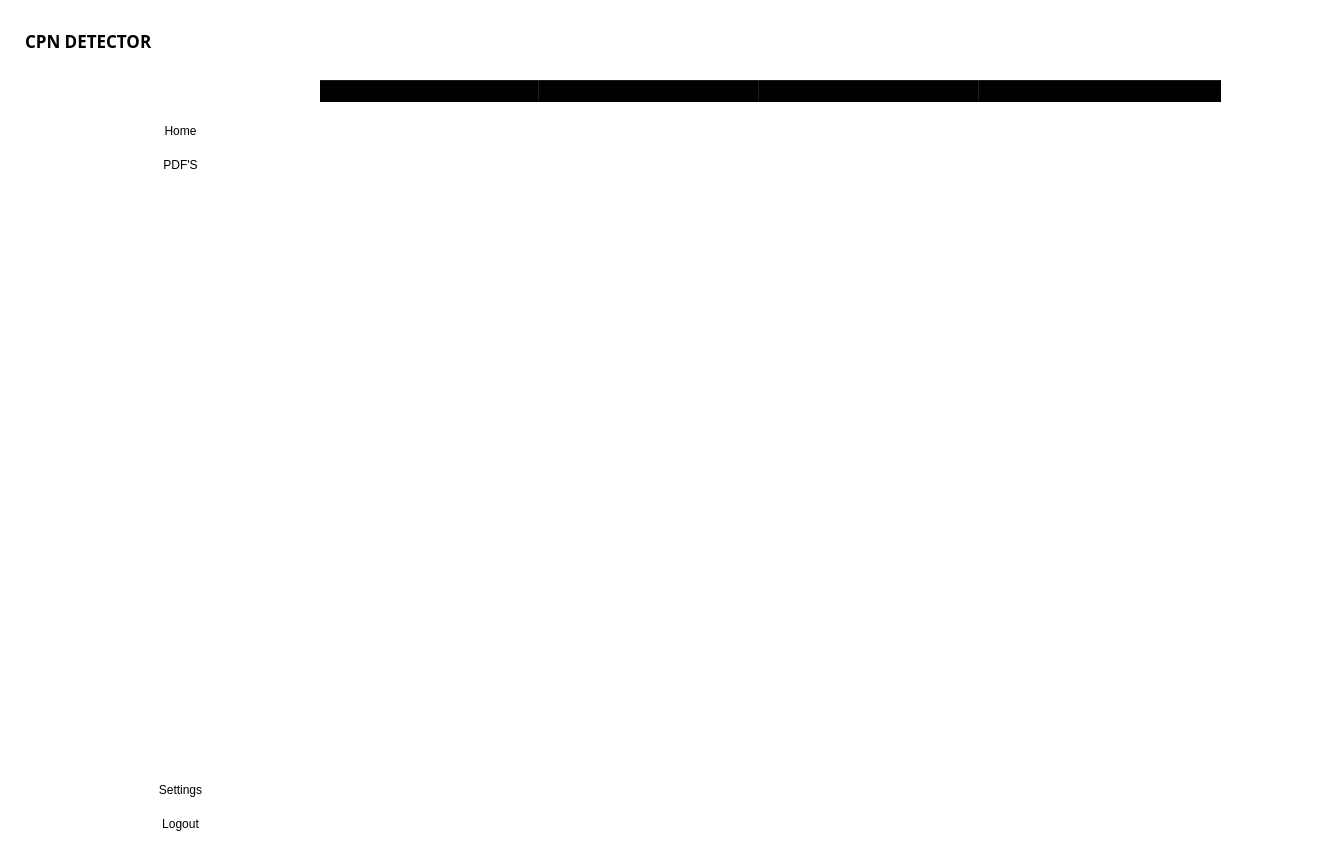
<?xml version="1.0" encoding="UTF-8"?>
<ui version="4.0">
 <class>HomePage</class>
 <widget class="QDialog" name="HomePage">
  <property name="geometry">
   <rect>
    <x>0</x>
    <y>0</y>
    <width>1318</width>
    <height>849</height>
   </rect>
  </property>
  <property name="windowTitle">
   <string>Dialog</string>
  </property>
  <property name="styleSheet">
   <string notr="true">background-color: white;</string>
  </property>
  <widget class="QWidget" name="titlebar" native="true">
   <property name="geometry">
    <rect>
     <x>10</x>
     <y>10</y>
     <width>1302</width>
     <height>61</height>
    </rect>
   </property>
   <property name="styleSheet">
    <string notr="true">padding : 10%;</string>
   </property>
   <layout class="QHBoxLayout" name="horizontalLayout_2">
    <property name="spacing">
     <number>0</number>
    </property>
    <property name="leftMargin">
     <number>0</number>
    </property>
    <property name="topMargin">
     <number>0</number>
    </property>
    <property name="rightMargin">
     <number>0</number>
    </property>
    <property name="bottomMargin">
     <number>0</number>
    </property>
    <item>
     <widget class="QLabel" name="title">
      <property name="font">
       <font>
        <family>Segoe Script</family>
        <pointsize>13</pointsize>
        <weight>75</weight>
        <bold>true</bold>
       </font>
      </property>
      <property name="text">
       <string>CPN DETECTOR</string>
      </property>
     </widget>
    </item>
    <item>
     <spacer name="horizontalSpacer">
      <property name="orientation">
       <enum>Qt::Horizontal</enum>
      </property>
      <property name="sizeHint" stdset="0">
       <size>
        <width>977</width>
        <height>17</height>
       </size>
      </property>
     </spacer>
    </item>
    <item>
     <layout class="QHBoxLayout" name="horizontalLayout">
      <property name="spacing">
       <number>0</number>
      </property>
      <item>
       <widget class="QPushButton" name="minimize_btn">
        <property name="styleSheet">
         <string notr="true">padding:10%;
border: none;
outline: none;</string>
        </property>
        <property name="text">
         <string/>
        </property>
        <property name="icon">
         <iconset resource="resource.qrc">
          <normaloff>:/icon/icons/minimize24.png</normaloff>:/icon/icons/minimize24.png</iconset>
        </property>
        <property name="checkable">
         <bool>true</bool>
        </property>
        <property name="autoExclusive">
         <bool>true</bool>
        </property>
       </widget>
      </item>
      <item>
       <widget class="QPushButton" name="close_btn">
        <property name="styleSheet">
         <string notr="true">padding:10%;
border: none;
outline: none;</string>
        </property>
        <property name="text">
         <string/>
        </property>
        <property name="icon">
         <iconset resource="resource.qrc">
          <normaloff>:/icon/icons/close-24.png</normaloff>:/icon/icons/close-24.png</iconset>
        </property>
        <property name="checkable">
         <bool>true</bool>
        </property>
        <property name="autoExclusive">
         <bool>true</bool>
        </property>
       </widget>
      </item>
     </layout>
    </item>
   </layout>
  </widget>
  <widget class="QWidget" name="icon_only" native="true">
   <property name="geometry">
    <rect>
     <x>10</x>
     <y>80</y>
     <width>81</width>
     <height>761</height>
    </rect>
   </property>
   <layout class="QVBoxLayout" name="verticalLayout_3">
    <property name="spacing">
     <number>0</number>
    </property>
    <property name="leftMargin">
     <number>0</number>
    </property>
    <property name="topMargin">
     <number>0</number>
    </property>
    <property name="rightMargin">
     <number>0</number>
    </property>
    <property name="bottomMargin">
     <number>0</number>
    </property>
    <item>
     <layout class="QVBoxLayout" name="verticalLayout">
      <property name="spacing">
       <number>0</number>
      </property>
      <item>
       <widget class="QPushButton" name="menu_btn">
        <property name="styleSheet">
         <string notr="true">padding:10%;
border: none;
outline: none;</string>
        </property>
        <property name="text">
         <string/>
        </property>
        <property name="icon">
         <iconset resource="resource.qrc">
          <normaloff>:/icon/icons/menu-4-24.png</normaloff>:/icon/icons/menu-4-24.png</iconset>
        </property>
        <property name="checkable">
         <bool>true</bool>
        </property>
        <property name="autoExclusive">
         <bool>true</bool>
        </property>
       </widget>
      </item>
      <item>
       <widget class="QPushButton" name="house_btn">
        <property name="styleSheet">
         <string notr="true">padding:10%;
border: none;
outline: none;</string>
        </property>
        <property name="text">
         <string/>
        </property>
        <property name="icon">
         <iconset resource="resource.qrc">
          <normaloff>:/icon/icons/house-24.png</normaloff>
          <normalon>:/icon/icons/house-24-light.png</normalon>:/icon/icons/house-24.png</iconset>
        </property>
        <property name="checkable">
         <bool>true</bool>
        </property>
        <property name="autoExclusive">
         <bool>true</bool>
        </property>
       </widget>
      </item>
      <item>
       <widget class="QPushButton" name="pdf_btn">
        <property name="styleSheet">
         <string notr="true">padding:10%;
border: none;
outline: none;</string>
        </property>
        <property name="text">
         <string/>
        </property>
        <property name="icon">
         <iconset resource="resource.qrc">
          <normaloff>:/icon/icons/pdf-24.png</normaloff>
          <normalon>:/icon/icons/pdf-24-light.png</normalon>:/icon/icons/pdf-24.png</iconset>
        </property>
        <property name="checkable">
         <bool>true</bool>
        </property>
        <property name="autoExclusive">
         <bool>true</bool>
        </property>
       </widget>
      </item>
     </layout>
    </item>
    <item>
     <spacer name="verticalSpacer">
      <property name="orientation">
       <enum>Qt::Vertical</enum>
      </property>
      <property name="sizeHint" stdset="0">
       <size>
        <width>20</width>
        <height>554</height>
       </size>
      </property>
     </spacer>
    </item>
    <item>
     <layout class="QVBoxLayout" name="verticalLayout_2">
      <property name="spacing">
       <number>0</number>
      </property>
      <item>
       <widget class="QPushButton" name="setting_btn">
        <property name="styleSheet">
         <string notr="true">padding:10%;
border: none;
outline: none;</string>
        </property>
        <property name="text">
         <string/>
        </property>
        <property name="icon">
         <iconset resource="resource.qrc">
          <normaloff>:/icon/icons/settings-9-24.png</normaloff>
          <normalon>:/icon/icons/settings-9-24-light.png</normalon>:/icon/icons/settings-9-24.png</iconset>
        </property>
        <property name="checkable">
         <bool>true</bool>
        </property>
        <property name="autoExclusive">
         <bool>true</bool>
        </property>
       </widget>
      </item>
      <item>
       <widget class="QPushButton" name="logout_btn">
        <property name="styleSheet">
         <string notr="true">padding:10%;
border: none;
outline: none;</string>
        </property>
        <property name="text">
         <string/>
        </property>
        <property name="icon">
         <iconset resource="resource.qrc">
          <normaloff>:/icon/icons/logout-24.png</normaloff>:/icon/icons/logout-24.png</iconset>
        </property>
        <property name="checkable">
         <bool>true</bool>
        </property>
        <property name="autoExclusive">
         <bool>true</bool>
        </property>
       </widget>
      </item>
     </layout>
    </item>
   </layout>
  </widget>
  <widget class="QWidget" name="full_menu" native="true">
   <property name="geometry">
    <rect>
     <x>90</x>
     <y>80</y>
     <width>181</width>
     <height>761</height>
    </rect>
   </property>
   <layout class="QVBoxLayout" name="verticalLayout_6">
    <property name="spacing">
     <number>0</number>
    </property>
    <property name="leftMargin">
     <number>0</number>
    </property>
    <property name="topMargin">
     <number>0</number>
    </property>
    <property name="rightMargin">
     <number>0</number>
    </property>
    <property name="bottomMargin">
     <number>0</number>
    </property>
    <item>
     <layout class="QVBoxLayout" name="verticalLayout_4">
      <property name="spacing">
       <number>0</number>
      </property>
      <item>
       <widget class="QPushButton" name="close_menu_btn">
        <property name="styleSheet">
         <string notr="true">padding:10%;
border: none;
outline: none;</string>
        </property>
        <property name="text">
         <string/>
        </property>
        <property name="icon">
         <iconset resource="resource.qrc">
          <normaloff>:/icon/icons/close-24.png</normaloff>:/icon/icons/close-24.png</iconset>
        </property>
        <property name="checkable">
         <bool>true</bool>
        </property>
        <property name="autoExclusive">
         <bool>true</bool>
        </property>
       </widget>
      </item>
      <item>
       <widget class="QPushButton" name="home_btn_full">
        <property name="styleSheet">
         <string notr="true">padding:10%;
border: none;
outline: none;</string>
        </property>
        <property name="text">
         <string>Home</string>
        </property>
        <property name="icon">
         <iconset resource="resource.qrc">
          <normaloff>:/icon/icons/house-24.png</normaloff>
          <normalon>:/icon/icons/house-24-light.png</normalon>:/icon/icons/house-24.png</iconset>
        </property>
        <property name="checkable">
         <bool>true</bool>
        </property>
        <property name="autoExclusive">
         <bool>true</bool>
        </property>
       </widget>
      </item>
      <item>
       <widget class="QPushButton" name="pdf_btn_full">
        <property name="styleSheet">
         <string notr="true">padding:10%;
border: none;
outline: none;</string>
        </property>
        <property name="text">
         <string>PDF'S</string>
        </property>
        <property name="icon">
         <iconset resource="resource.qrc">
          <normaloff>:/icon/icons/pdf-24.png</normaloff>
          <normalon>:/icon/icons/pdf-24-light.png</normalon>:/icon/icons/pdf-24.png</iconset>
        </property>
        <property name="checkable">
         <bool>true</bool>
        </property>
        <property name="autoExclusive">
         <bool>true</bool>
        </property>
       </widget>
      </item>
     </layout>
    </item>
    <item>
     <spacer name="verticalSpacer_2">
      <property name="orientation">
       <enum>Qt::Vertical</enum>
      </property>
      <property name="sizeHint" stdset="0">
       <size>
        <width>20</width>
        <height>554</height>
       </size>
      </property>
     </spacer>
    </item>
    <item>
     <layout class="QVBoxLayout" name="verticalLayout_5">
      <property name="spacing">
       <number>0</number>
      </property>
      <item>
       <widget class="QPushButton" name="setting_btn_full">
        <property name="styleSheet">
         <string notr="true">padding:10%;
border: none;
outline: none;</string>
        </property>
        <property name="text">
         <string>Settings</string>
        </property>
        <property name="icon">
         <iconset resource="resource.qrc">
          <normaloff>:/icon/icons/settings-9-24.png</normaloff>
          <normalon>:/icon/icons/settings-9-24-light.png</normalon>:/icon/icons/settings-9-24.png</iconset>
        </property>
        <property name="checkable">
         <bool>true</bool>
        </property>
        <property name="autoExclusive">
         <bool>true</bool>
        </property>
       </widget>
      </item>
      <item>
       <widget class="QPushButton" name="logout_btn_full">
        <property name="styleSheet">
         <string notr="true">padding:10%;
border: none;
outline: none;</string>
        </property>
        <property name="text">
         <string>Logout</string>
        </property>
        <property name="icon">
         <iconset resource="resource.qrc">
          <normaloff>:/icon/icons/logout-24.png</normaloff>:/icon/icons/logout-24.png</iconset>
        </property>
        <property name="checkable">
         <bool>true</bool>
        </property>
        <property name="autoExclusive">
         <bool>true</bool>
        </property>
       </widget>
      </item>
     </layout>
    </item>
   </layout>
  </widget>
  <widget class="QStackedWidget" name="stackedWidget">
   <property name="geometry">
    <rect>
     <x>280</x>
     <y>80</y>
     <width>1031</width>
     <height>751</height>
    </rect>
   </property>
   <property name="currentIndex">
    <number>1</number>
   </property>
   <widget class="QWidget" name="page">
    <widget class="QLabel" name="file_error">
     <property name="geometry">
      <rect>
       <x>250</x>
       <y>80</y>
       <width>231</width>
       <height>51</height>
      </rect>
     </property>
     <property name="font">
      <font>
       <pointsize>13</pointsize>
      </font>
     </property>
     <property name="text">
      <string>File type not alloewed</string>
     </property>
     <property name="alignment">
      <set>Qt::AlignCenter</set>
     </property>
    </widget>
    <widget class="QLabel" name="label_4">
     <property name="geometry">
      <rect>
       <x>190</x>
       <y>130</y>
       <width>361</width>
       <height>371</height>
      </rect>
     </property>
     <property name="cursor">
      <cursorShape>PointingHandCursor</cursorShape>
     </property>
     <property name="layoutDirection">
      <enum>Qt::LeftToRight</enum>
     </property>
     <property name="styleSheet">
      <string notr="true"/>
     </property>
     <property name="text">
      <string/>
     </property>
     <property name="pixmap">
      <pixmap resource="resource.qrc">:/icon/icons/add-file.png</pixmap>
     </property>
     <property name="scaledContents">
      <bool>true</bool>
     </property>
    </widget>
    <widget class="QPushButton" name="predict_btn">
     <property name="geometry">
      <rect>
       <x>280</x>
       <y>530</y>
       <width>161</width>
       <height>51</height>
      </rect>
     </property>
     <property name="font">
      <font>
       <pointsize>14</pointsize>
      </font>
     </property>
     <property name="text">
      <string>Predict</string>
     </property>
     <property name="checkable">
      <bool>true</bool>
     </property>
     <property name="autoExclusive">
      <bool>true</bool>
     </property>
    </widget>
    <widget class="QWidget" name="result_cpn_widget" native="true">
     <property name="geometry">
      <rect>
       <x>570</x>
       <y>20</y>
       <width>451</width>
       <height>741</height>
      </rect>
     </property>
     <widget class="QPushButton" name="save_btn">
      <property name="geometry">
       <rect>
        <x>170</x>
        <y>520</y>
        <width>161</width>
        <height>51</height>
       </rect>
      </property>
      <property name="font">
       <font>
        <pointsize>14</pointsize>
       </font>
      </property>
      <property name="text">
       <string>Save</string>
      </property>
      <property name="icon">
       <iconset resource="resource.qrc">
        <normaloff>:/icon/icons/pdf-24.png</normaloff>:/icon/icons/pdf-24.png</iconset>
      </property>
      <property name="checkable">
       <bool>true</bool>
      </property>
      <property name="autoExclusive">
       <bool>true</bool>
      </property>
      <property name="default">
       <bool>false</bool>
      </property>
      <property name="flat">
       <bool>false</bool>
      </property>
     </widget>
     <widget class="QLabel" name="result_lbl">
      <property name="geometry">
       <rect>
        <x>120</x>
        <y>40</y>
        <width>229</width>
        <height>101</height>
       </rect>
      </property>
      <property name="font">
       <font>
        <family>Arial Narrow</family>
        <pointsize>19</pointsize>
        <italic>false</italic>
        <strikeout>false</strikeout>
        <kerning>true</kerning>
       </font>
      </property>
      <property name="text">
       <string>R e s u l t</string>
      </property>
      <property name="textFormat">
       <enum>Qt::AutoText</enum>
      </property>
      <property name="scaledContents">
       <bool>true</bool>
      </property>
      <property name="alignment">
       <set>Qt::AlignCenter</set>
      </property>
     </widget>
     <widget class="QWidget" name="layoutWidget_2">
      <property name="geometry">
       <rect>
        <x>130</x>
        <y>150</y>
        <width>271</width>
        <height>132</height>
       </rect>
      </property>
      <layout class="QFormLayout" name="cpn_value">
       <property name="horizontalSpacing">
        <number>15</number>
       </property>
       <property name="verticalSpacing">
        <number>15</number>
       </property>
       <property name="leftMargin">
        <number>15</number>
       </property>
       <property name="topMargin">
        <number>15</number>
       </property>
       <property name="rightMargin">
        <number>15</number>
       </property>
       <property name="bottomMargin">
        <number>15</number>
       </property>
       <item row="0" column="0">
        <widget class="QLabel" name="covid_19">
         <property name="font">
          <font>
           <pointsize>12</pointsize>
          </font>
         </property>
         <property name="text">
          <string>Covid-19 :</string>
         </property>
        </widget>
       </item>
       <item row="0" column="1">
        <widget class="QLabel" name="covid_value">
         <property name="font">
          <font>
           <pointsize>10</pointsize>
          </font>
         </property>
         <property name="text">
          <string>TextLabel</string>
         </property>
        </widget>
       </item>
       <item row="1" column="0">
        <widget class="QLabel" name="pneumonia">
         <property name="font">
          <font>
           <pointsize>12</pointsize>
          </font>
         </property>
         <property name="text">
          <string>Pneumonia :</string>
         </property>
        </widget>
       </item>
       <item row="1" column="1">
        <widget class="QLabel" name="pneumonia_value">
         <property name="font">
          <font>
           <pointsize>10</pointsize>
          </font>
         </property>
         <property name="text">
          <string>TextLabel</string>
         </property>
        </widget>
       </item>
       <item row="2" column="1">
        <widget class="QLabel" name="normal_value">
         <property name="font">
          <font>
           <pointsize>10</pointsize>
          </font>
         </property>
         <property name="text">
          <string>TextLabel</string>
         </property>
        </widget>
       </item>
       <item row="2" column="0">
        <widget class="QLabel" name="normal">
         <property name="font">
          <font>
           <pointsize>12</pointsize>
          </font>
         </property>
         <property name="text">
          <string>Normal :</string>
         </property>
        </widget>
       </item>
      </layout>
     </widget>
     <widget class="QWidget" name="layoutWidget">
      <property name="geometry">
       <rect>
        <x>130</x>
        <y>320</y>
        <width>229</width>
        <height>191</height>
       </rect>
      </property>
      <layout class="QFormLayout" name="save_form">
       <property name="horizontalSpacing">
        <number>15</number>
       </property>
       <property name="verticalSpacing">
        <number>15</number>
       </property>
       <property name="leftMargin">
        <number>15</number>
       </property>
       <property name="topMargin">
        <number>15</number>
       </property>
       <property name="rightMargin">
        <number>15</number>
       </property>
       <property name="bottomMargin">
        <number>15</number>
       </property>
       <item row="2" column="0">
        <widget class="QLabel" name="age">
         <property name="font">
          <font>
           <pointsize>11</pointsize>
          </font>
         </property>
         <property name="text">
          <string>Age :</string>
         </property>
        </widget>
       </item>
       <item row="2" column="1">
        <widget class="QSpinBox" name="age_spinBox">
         <property name="font">
          <font>
           <pointsize>10</pointsize>
          </font>
         </property>
        </widget>
       </item>
       <item row="4" column="0">
        <widget class="QLabel" name="phone">
         <property name="font">
          <font>
           <pointsize>11</pointsize>
          </font>
         </property>
         <property name="text">
          <string>Phone :</string>
         </property>
        </widget>
       </item>
       <item row="4" column="1">
        <widget class="QLineEdit" name="phone_lineEdit">
         <property name="font">
          <font>
           <pointsize>10</pointsize>
          </font>
         </property>
         <property name="placeholderText">
          <string>Phone Number</string>
         </property>
        </widget>
       </item>
       <item row="0" column="0">
        <widget class="QLabel" name="name">
         <property name="font">
          <font>
           <pointsize>11</pointsize>
          </font>
         </property>
         <property name="text">
          <string>Name :</string>
         </property>
        </widget>
       </item>
       <item row="0" column="1">
        <widget class="QLineEdit" name="name_lineEdit">
         <property name="font">
          <font>
           <pointsize>10</pointsize>
          </font>
         </property>
         <property name="text">
          <string/>
         </property>
         <property name="placeholderText">
          <string>Patient Name</string>
         </property>
        </widget>
       </item>
      </layout>
     </widget>
     <widget class="QLabel" name="save_error">
      <property name="geometry">
       <rect>
        <x>130</x>
        <y>590</y>
        <width>241</width>
        <height>41</height>
       </rect>
      </property>
      <property name="font">
       <font>
        <pointsize>13</pointsize>
       </font>
      </property>
      <property name="text">
       <string>Name is required</string>
      </property>
      <property name="alignment">
       <set>Qt::AlignCenter</set>
      </property>
     </widget>
     <widget class="QPushButton" name="pushButton_14">
      <property name="geometry">
       <rect>
        <x>0</x>
        <y>0</y>
        <width>41</width>
        <height>31</height>
       </rect>
      </property>
      <property name="styleSheet">
       <string notr="true">padding:10%;
border: none;
outline: none;</string>
      </property>
      <property name="text">
       <string/>
      </property>
      <property name="icon">
       <iconset resource="resource.qrc">
        <normaloff>:/icon/icons/close-24.png</normaloff>:/icon/icons/close-24.png</iconset>
      </property>
      <property name="checkable">
       <bool>true</bool>
      </property>
     </widget>
    </widget>
   </widget>
   <widget class="QWidget" name="page_2">
    <widget class="QTableWidget" name="table_header">
     <property name="geometry">
      <rect>
       <x>40</x>
       <y>0</y>
       <width>901</width>
       <height>661</height>
      </rect>
     </property>
     <property name="styleSheet">
      <string notr="true">background: transparent;</string>
     </property>
     <property name="frameShape">
      <enum>QFrame::NoFrame</enum>
     </property>
     <property name="sizeAdjustPolicy">
      <enum>QAbstractScrollArea::AdjustToContents</enum>
     </property>
     <property name="showGrid">
      <bool>false</bool>
     </property>
     <property name="sortingEnabled">
      <bool>true</bool>
     </property>
     <property name="wordWrap">
      <bool>true</bool>
     </property>
     <property name="rowCount">
      <number>0</number>
     </property>
     <attribute name="horizontalHeaderDefaultSectionSize">
      <number>220</number>
     </attribute>
     <attribute name="horizontalHeaderShowSortIndicator" stdset="0">
      <bool>true</bool>
     </attribute>
     <attribute name="horizontalHeaderStretchLastSection">
      <bool>true</bool>
     </attribute>
     <attribute name="verticalHeaderDefaultSectionSize">
      <number>70</number>
     </attribute>
     <attribute name="verticalHeaderMinimumSectionSize">
      <number>30</number>
     </attribute>
     <column>
      <property name="text">
       <string/>
      </property>
      <property name="textAlignment">
       <set>AlignCenter</set>
      </property>
     </column>
     <column>
      <property name="text">
       <string>File Name</string>
      </property>
      <property name="font">
       <font>
        <pointsize>11</pointsize>
        <weight>75</weight>
        <bold>true</bold>
       </font>
      </property>
      <property name="textAlignment">
       <set>AlignCenter</set>
      </property>
     </column>
     <column>
      <property name="text">
       <string>Date</string>
      </property>
      <property name="font">
       <font>
        <pointsize>11</pointsize>
        <weight>75</weight>
        <bold>true</bold>
       </font>
      </property>
      <property name="textAlignment">
       <set>AlignCenter</set>
      </property>
     </column>
     <column>
      <property name="text">
       <string>Action</string>
      </property>
      <property name="font">
       <font>
        <pointsize>11</pointsize>
        <weight>75</weight>
        <bold>true</bold>
       </font>
      </property>
      <property name="textAlignment">
       <set>AlignCenter</set>
      </property>
     </column>
    </widget>
   </widget>
  </widget>
 </widget>
 <resources>
  <include location="resource.qrc"/>
 </resources>
 <connections>
  <connection>
   <sender>close_btn</sender>
   <signal>clicked()</signal>
   <receiver>HomePage</receiver>
   <slot>close()</slot>
   <hints>
    <hint type="sourcelabel">
     <x>1298</x>
     <y>27</y>
    </hint>
    <hint type="destinationlabel">
     <x>1322</x>
     <y>6</y>
    </hint>
   </hints>
  </connection>
  <connection>
   <sender>house_btn</sender>
   <signal>toggled(bool)</signal>
   <receiver>home_btn_full</receiver>
   <slot>setChecked(bool)</slot>
   <hints>
    <hint type="sourcelabel">
     <x>54</x>
     <y>148</y>
    </hint>
    <hint type="destinationlabel">
     <x>202</x>
     <y>145</y>
    </hint>
   </hints>
  </connection>
  <connection>
   <sender>pdf_btn</sender>
   <signal>toggled(bool)</signal>
   <receiver>pdf_btn_full</receiver>
   <slot>setChecked(bool)</slot>
   <hints>
    <hint type="sourcelabel">
     <x>56</x>
     <y>192</y>
    </hint>
    <hint type="destinationlabel">
     <x>117</x>
     <y>193</y>
    </hint>
   </hints>
  </connection>
  <connection>
   <sender>setting_btn</sender>
   <signal>toggled(bool)</signal>
   <receiver>setting_btn_full</receiver>
   <slot>setChecked(bool)</slot>
   <hints>
    <hint type="sourcelabel">
     <x>59</x>
     <y>782</y>
    </hint>
    <hint type="destinationlabel">
     <x>137</x>
     <y>791</y>
    </hint>
   </hints>
  </connection>
  <connection>
   <sender>logout_btn</sender>
   <signal>toggled(bool)</signal>
   <receiver>logout_btn_full</receiver>
   <slot>setChecked(bool)</slot>
   <hints>
    <hint type="sourcelabel">
     <x>74</x>
     <y>824</y>
    </hint>
    <hint type="destinationlabel">
     <x>136</x>
     <y>833</y>
    </hint>
   </hints>
  </connection>
  <connection>
   <sender>home_btn_full</sender>
   <signal>toggled(bool)</signal>
   <receiver>house_btn</receiver>
   <slot>setChecked(bool)</slot>
   <hints>
    <hint type="sourcelabel">
     <x>102</x>
     <y>132</y>
    </hint>
    <hint type="destinationlabel">
     <x>74</x>
     <y>132</y>
    </hint>
   </hints>
  </connection>
  <connection>
   <sender>pdf_btn_full</sender>
   <signal>toggled(bool)</signal>
   <receiver>pdf_btn</receiver>
   <slot>setChecked(bool)</slot>
   <hints>
    <hint type="sourcelabel">
     <x>107</x>
     <y>170</y>
    </hint>
    <hint type="destinationlabel">
     <x>74</x>
     <y>175</y>
    </hint>
   </hints>
  </connection>
  <connection>
   <sender>setting_btn_full</sender>
   <signal>toggled(bool)</signal>
   <receiver>setting_btn</receiver>
   <slot>setChecked(bool)</slot>
   <hints>
    <hint type="sourcelabel">
     <x>120</x>
     <y>768</y>
    </hint>
    <hint type="destinationlabel">
     <x>77</x>
     <y>772</y>
    </hint>
   </hints>
  </connection>
  <connection>
   <sender>logout_btn_full</sender>
   <signal>toggled(bool)</signal>
   <receiver>logout_btn</receiver>
   <slot>setChecked(bool)</slot>
   <hints>
    <hint type="sourcelabel">
     <x>94</x>
     <y>813</y>
    </hint>
    <hint type="destinationlabel">
     <x>77</x>
     <y>813</y>
    </hint>
   </hints>
  </connection>
 </connections>
</ui>
